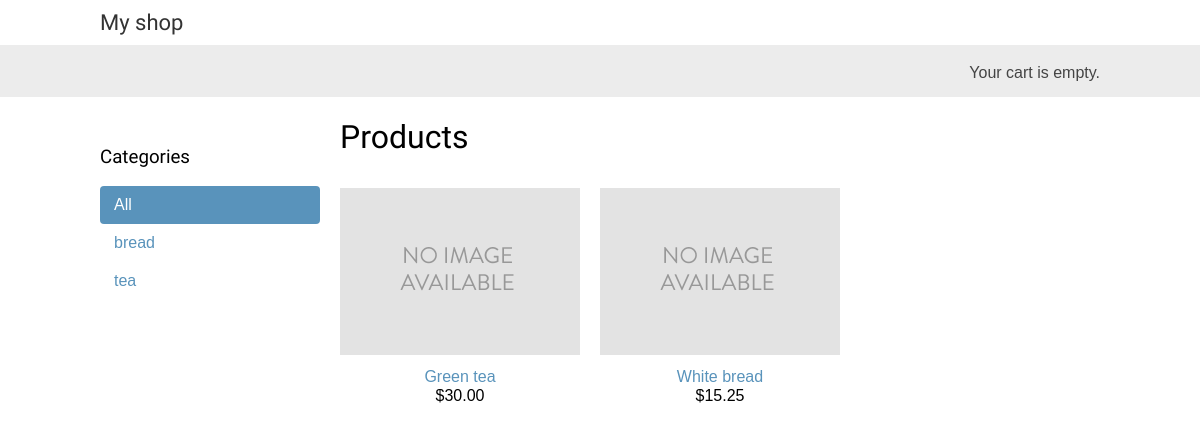
Before: / with the older database file.
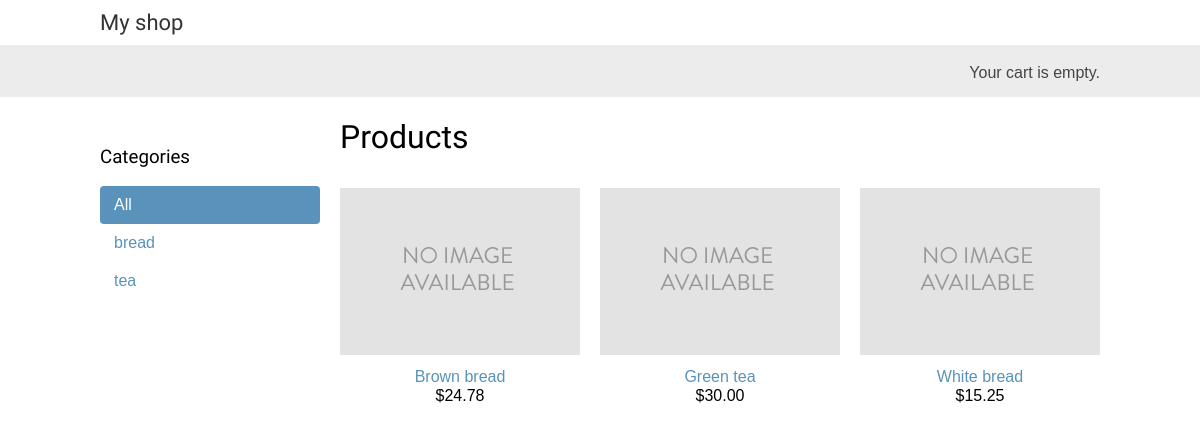
After: the same page with the newer database file.
### shop/models.py (models this page shows, shortened)
class Category(models.Model):
    name = models.CharField(max_length=200,
                            db_index=True)
    slug = models.SlugField(max_length=200,
                            unique=True)
    class Meta:
        ordering = ('name',)
        verbose_name = 'category'
        verbose_name_plural = 'categories'
    def get_absolute_url(self):
        return reverse('shop:product_list_by_category',
                       args=[self.slug])

class Product(models.Model):
    category = models.ForeignKey(Category,
                                 related_name='products',
                                 on_delete=models.CASCADE)
    name = models.CharField(max_length=200, db_index=True)
    slug = models.SlugField(max_length=200, db_index=True)
    image = models.ImageField(upload_to='products/%Y/%m/%d',
                              blank=True)
    description = models.TextField(blank=True)
    price = models.DecimalField(max_digits=10, decimal_places=2)
    available = models.BooleanField(default=True)
    created = models.DateTimeField(auto_now_add=True)
    updated = models.DateTimeField(auto_now=True)
    class Meta:
        ordering = ('name',)
        index_together = (('id', 'slug'),)
    def get_absolute_url(self):
        return reverse('shop:product_detail',
                       args=[self.id, self.slug])

### shop/views.py (the view)
# urls.py: path('', views.product_list, name='product_list'),
def product_list(request, category_slug=None):
    category = None
    categories = Category.objects.all()
    products = Product.objects.filter(available=True)
    if category_slug:
        category = get_object_or_404(Category, slug=category_slug)
        products = products.filter(category=category)
    return render(request,
                  'shop/product/list.html',
                  {'category': category,
                   'categories': categories,
                   'products': products})

### shop/templates/shop/product/list.html (shortened to what this page needs)
{% extends "shop/base.html" %}
{% load static %}
{% block content %}
  <div id="sidebar">
    <h3>Categories</h3>
    <ul>
      <li {% if not category %}class="selected"{% endif %}>
        <a href="{% url "shop:product_list" %}">All</a>
      </li>
      {% for c in categories %}
        <li >
          <a href="{{ c.get_absolute_url }}">{{ c.name }}</a>
        </li>
      {% endfor %}
    </ul>
  </div>
  <div id="main" class="product-list">
    <h1>{% if category %}{{ category.name }}{% else %}Products
    {% endif %}</h1>
    {% for product in products %}
      <div class="item">
        <a href="{{ product.get_absolute_url }}">
          <img src="{% if product.image %}{{ product.image.url }}{%
          else %}{% static "img/no_image.png" %}{% endif %}">
        </a>
        <a href="{{ product.get_absolute_url }}">{{ product.name }}</a>
        <br>
        ${{ product.price }}
      </div>
    {% endfor %}
  </div>
  {% endblock %}

Changed rows visible on the page:
added Product: image (placeholder picture), name "Brown bread", price "24.78"
